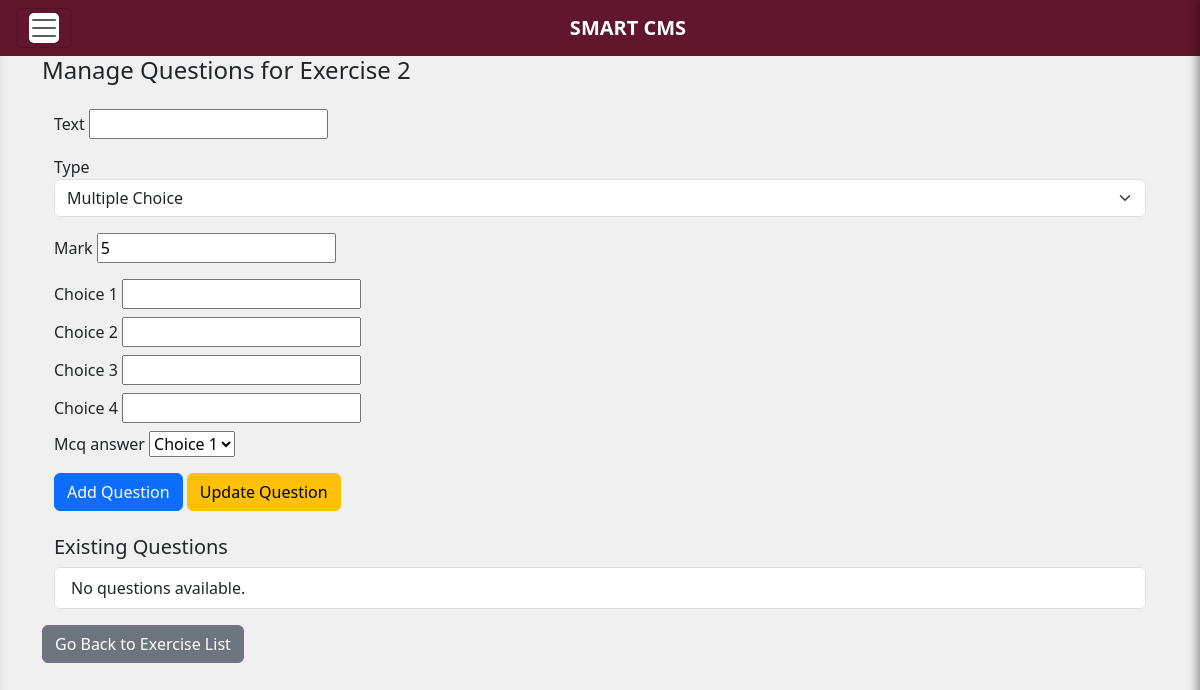
Before: /instructor/exercise/1/3/ with the older database file.
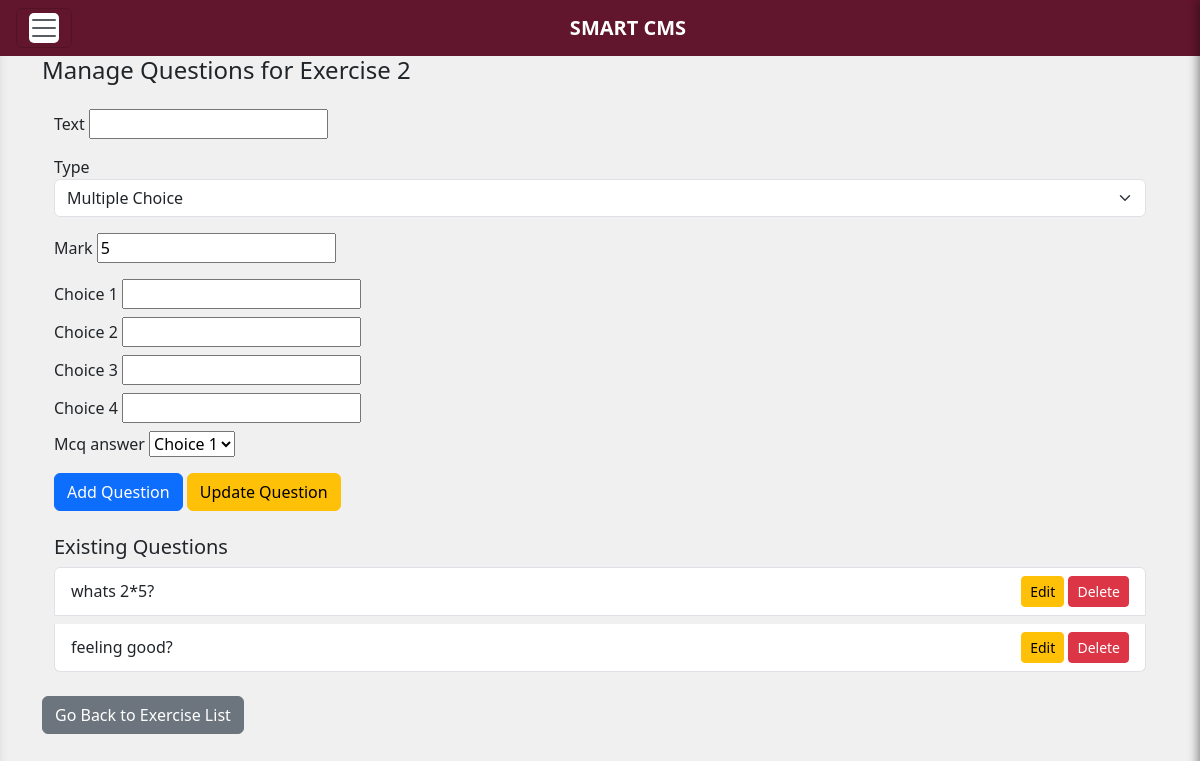
After: the same page with the newer database file.
### instructor/models.py (models this page shows, shortened)
class BaseQuestion(models.Model):
    text= models.CharField(max_length=255,null=True)
    type = models.CharField(max_length=255)
    answer = models.CharField(max_length=255)
    mark = models.IntegerField(default=5)
    choice_1 = models.CharField(max_length=255, blank=True,null=True)
    choice_2 = models.CharField(max_length=255, blank=True,null=True)
    choice_3 = models.CharField(max_length=255, blank=True,null=True)
    choice_4 = models.CharField(max_length=255, blank=True,null=True)
    mcq_answer = models.CharField(max_length=255, blank=True, null=True)
    tf_answer = models.BooleanField(null=True, blank=True)
    class Meta:
        abstract = True

class ExerciseQuestion(BaseQuestion):
    exercise = models.ForeignKey(Exercise, on_delete=models.CASCADE)

### instructor/views.py (the view, shortened to what this page needs)
# urls.py: path('exercise/<int:class_shell_id>/<int:exercise_id>/', ExerciseDetailView.as_view(), name='go_to_exercise'),
class ExerciseDetailView(View):
    def get(self, request, class_shell_id, exercise_id):
        exercise = get_object_or_404(Exercise, id=exercise_id)
        exercise_questions = ExerciseQuestion.objects.filter(exercise=exercise)
        question_form = ExerciseQuestionForm()
        return render(request, 'go_to_exercise.html', {
            'exercise': exercise,
            'exercise_questions': exercise_questions,
            'question_form': question_form,
            'class_shell_id': class_shell_id
        })

### instructor/forms.py
class ExerciseQuestionForm(BaseQuestionForm):
    class Meta(BaseQuestionForm.Meta):
        model = ExerciseQuestion

### instructor/templates/go_to_exercise.html (shortened to what this page needs)
{% extends "home.html" %}
{% block content %}
<h4>Manage Questions for {{ exercise.title }}</h4>
<div class="container mt-4">
<form method="POST" id="question-form">
  <div class="mb-3">
    {{ question_form.text.label }} {{ question_form.text }}
  </div>
  <div class="mb-3">
    {{ question_form.type.label }}
    <select name="type" id="question_type" class="form-select">
      <option value="multiple_choice" {% if question_form.type.value == "multiple_choice" %}selected{% endif %}>Multiple Choice</option>
    </select>
  </div>
  <div class="mb-3">
    {{ question_form.mark.label }} {{ question_form.mark }}
  </div>
  <div id="multiple_choice_fields" style="display: block;">
    <div class="mb-2">
      {{ question_form.choice_1.label }} {{ question_form.choice_1 }}
    </div>
    <div class="mb-2">
      {{ question_form.choice_2.label }} {{ question_form.choice_2 }}
    </div>
    <div class="mb-2">
      {{ question_form.choice_3.label }} {{ question_form.choice_3 }}
    </div>
    <div class="mb-2">
      {{ question_form.choice_4.label }} {{ question_form.choice_4 }}
    </div>
    <div class="mb-3">
      {{ question_form.mcq_answer.label }} {{ question_form.mcq_answer }}
    </div>
  </div>
  <div class="mt-3">
    <button type="submit" name="add_question" class="btn btn-primary">Add Question</button>
    <button type="submit" name="edit_question" class="btn btn-warning">Update Question</button>
  </div>
</form>
  <h5 class="mt-4">Existing Questions</h5>
  <div class="list-group">
    {% for question in exercise_questions %}
      <div class="list-group-item d-flex justify-content-between align-items-center mb-2">
        <span>{{ question.text }}</span>
        <div>
          <button class="btn btn-warning btn-sm edit-button"
                  data-id="{{ question.id }}"
                  data-text="{{ question.text }}"
                  data-type="{{ question.type }}"
                  {% if question.type == 'multiple_choice' %}
                    data-choice1="{{ question.choice_1 }}"
                    data-choice2="{{ question.choice_2 }}"
                    data-choice3="{{ question.choice_3 }}"
                    data-choice4="{{ question.choice_4 }}"
                    data-mcq_answer="{{ question.mcq_answer }}"
                  {% elif question.type == 'true_false' %}
                    data-tf_answer="{{ question.tf_answer }}"
                  {% elif question.type == 'essay' %}
                    data-essay_answer="{{ question.essay_answer }}"
                  {% endif %}>
            Edit
          </button>
          <form method="POST" class="d-inline">
            <button type="submit" name="delete_question" class="btn btn-danger btn-sm">Delete</button>
          </form>
        </div>
      </div>
    {% empty %}
      <div class="list-group-item">No questions available.</div>
    {% endfor %}
  </div>
</div>
<div class="mt-3">
  <a href="{% url 'instructor:exercises' class_shell_id=class_shell_id %}" class="btn btn-secondary mb-3">Go Back to Exercise List</a>
</div>
{% endblock %}

Changed rows visible on the page:
added ExerciseQuestion: text "whats 2*5?"
added ExerciseQuestion: text "feeling good?"
Other visible differences:
text no longer shown: "No questions available."
